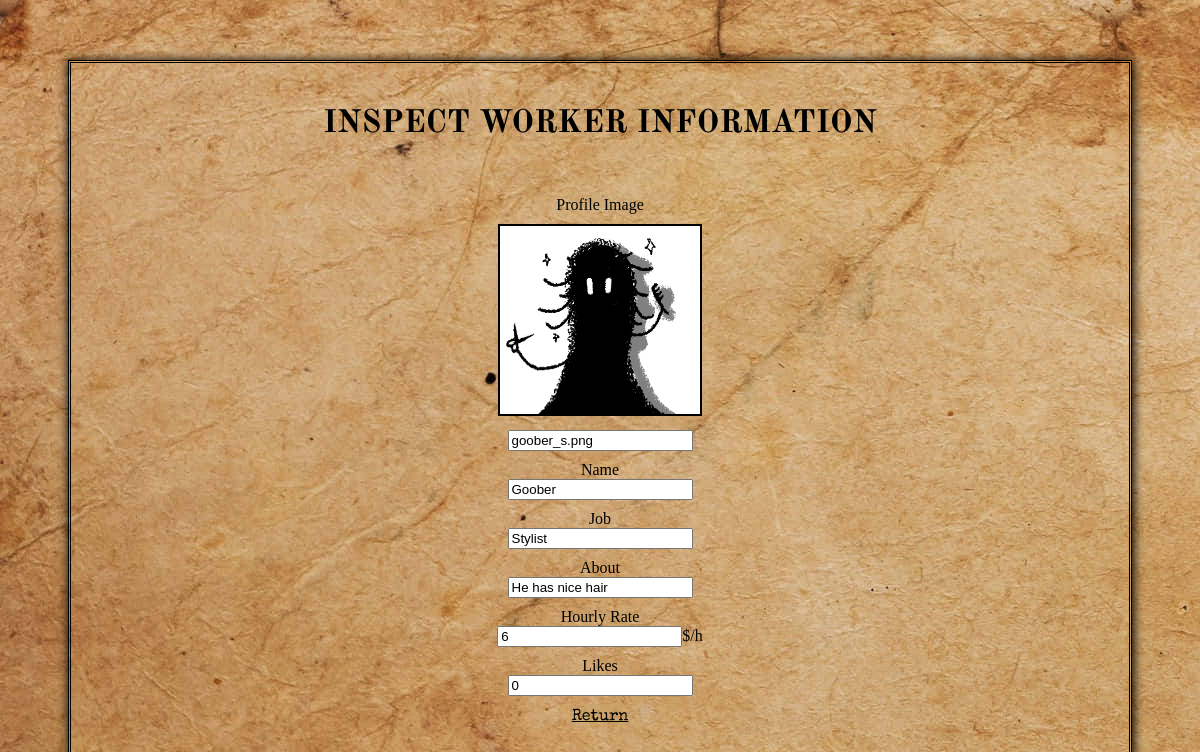
Page /abyssness/website/worker/inspect_worker.php?workerID=4 on the committed database.
### tables this page shows
CREATE TABLE `worker` (
  `workerID` int(11) NOT NULL,
  `pfp` varchar(100) NOT NULL,
  `name` varchar(100) NOT NULL,
  `genre` varchar(255) NOT NULL,
  `job` varchar(100) NOT NULL,
  `about` text NOT NULL,
  `rate` int(255) NOT NULL,
  `likes` bigint(20) NOT NULL
);

### abyssness/website/worker/inspect_worker.php (the view, shortened to what this page needs)
<?php
    $workerID = null;
    if (!empty($_GET['workerID'])) {
        $workerID = $_REQUEST['workerID'];
    }
    if (null==$workerID) {
        header("Location: worker.php");
    }
    else {
        $db = new Database();
        $pdo = $db->connect();
        $pdo->setAttribute(PDO::ATTR_ERRMODE, PDO::ERRMODE_EXCEPTION);
        $pdo->exec("set names utf8");
        $sql = "SELECT * FROM worker where workerID = ?";
        $q = $pdo->prepare($sql);
        $q->execute(array($workerID));
        $data = $q->fetch(PDO::FETCH_ASSOC);
    }
?>
<!DOCTYPE html>
<html lang="en">
<head>
    <link rel="stylesheet" href="../css/main.css">
    <link rel="stylesheet" href="../css/header.css">
</head>
<body>
<div class="container">
    <div id="subIntro">
        <h1>INSPECT WORKER INFORMATION</h1>
    </div>
    <div class="gallery"  id="info">
        <label>Profile Image</label>
        <div>
            <img style="width:200px;" src="pfp/<?php echo $data['pfp'];?>">
            <br>
            <input type="text" readonly value="<?php echo $data['pfp'];?>" >
        </div>
    </div>
    <div id="info">
        <label>Name</label>
        <div>
            <input type="text" readonly value="<?php echo $data['name'];?>" >
        </div>
    </div>
    <div  id="info">
        <label>Job</label>
        <div>
            <input type="text" readonly value="<?php echo $data['job'];?>" >
        </div>
    </div>
    <div  id="info">
        <label>About</label>
        <div>
            <input type="text" readonly value="<?php echo $data['about'];?>" >
        </div>
    </div>
    <div  id="info">
        <label>Hourly Rate</label>
        <div>
            <input type="text" readonly value="<?php echo $data['rate'];?>" >$/h
        </div>
    </div>
    <div  id="info">
        <label>Likes</label>
        <div>
            <input type="text" readonly value="<?php echo $data['likes'];?>" >
        </div>
    </div>
    <div  id="info">
        <a id="return" href="worker.php">Return</a>
    </div>
</div>
</body>
</html>

### abyssness/website/css/main.css (style rules this page uses)
body { background-color: #C8A681; background-image: url(cssimg/wrinky_paper.jpg); background-attachment: scroll; }
h1 { text-decoration: none; font-family: cursive; }
#subIntro { display: flex; justify-content: center; text-align: center; padding: 20px; }
#subIntro h1 { font-family: subArticle; font-variant: small-caps; }

### abyssness/website/worker/inspect_worker.php (style rules this page uses)
img { border: solid 2px; margin: 10px; }
.container { text-align: center; border-style: double; padding-bottom: 60px; margin-left: 60px; margin-right: 60px; margin-top: 60px; box-shadow: 1px 1px 10px 1px; }
#return { text-align: center; font-family: scpTypeWriter2; color: black; }
#info { margin-top: 10px; }

### rows in the picture
worker: pfp (picture), pfp "goober_s.png", name "Goober", job "Stylist", about "He has nice hair", rate "6", likes "0"
